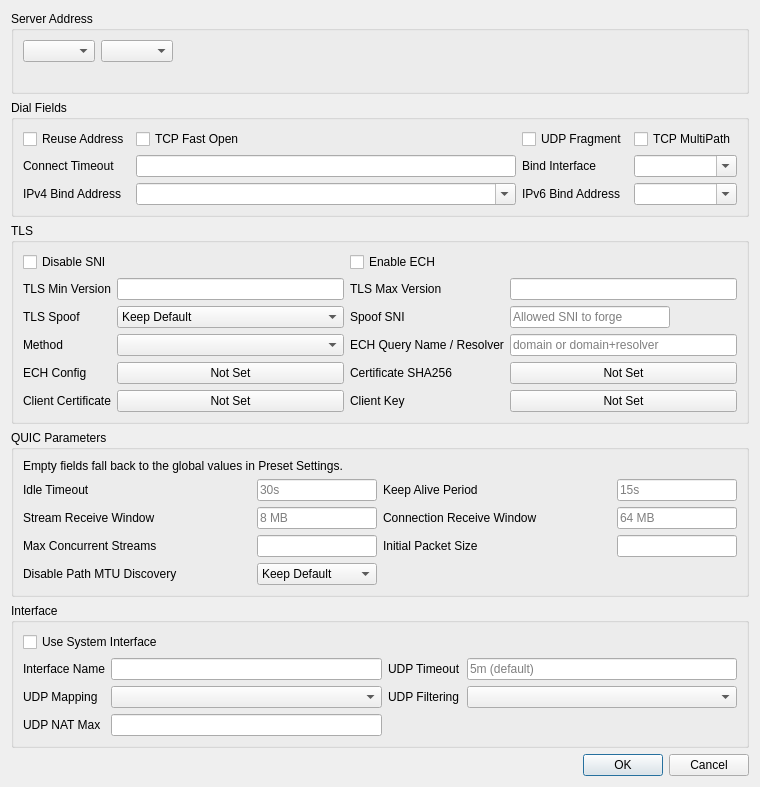
<?xml version="1.0" encoding="UTF-8"?>
<ui version="4.0">
 <class>EditAdvanced</class>
 <widget class="QDialog" name="EditAdvanced">
  <property name="geometry">
   <rect>
    <x>0</x>
    <y>0</y>
    <width>760</width>
    <height>460</height>
   </rect>
  </property>
  <property name="windowTitle">
   <string>Dialog</string>
  </property>
  <layout class="QGridLayout" name="gridLayout">
   <item row="0" column="0">
    <widget class="QGroupBox" name="endpoint_box">
     <property name="title">
      <string>Server Address</string>
     </property>
     <layout class="QVBoxLayout" name="endpoint_layout">
      <item>
       <layout class="QHBoxLayout" name="endpoint_row" stretch="0,0,1">
        <item>
         <widget class="QComboBox" name="endpoint_mode"/>
        </item>
        <item>
         <widget class="QComboBox" name="endpoint_list"/>
        </item>
        <item>
         <spacer name="endpoint_spacer">
          <property name="orientation">
           <enum>Qt::Orientation::Horizontal</enum>
          </property>
          <property name="sizeHint" stdset="0">
           <size>
            <width>0</width>
            <height>0</height>
           </size>
          </property>
         </spacer>
        </item>
       </layout>
      </item>
      <item>
       <widget class="QLabel" name="endpoint_hint">
        <property name="textFormat">
         <enum>Qt::TextFormat::PlainText</enum>
        </property>
        <property name="wordWrap">
         <bool>true</bool>
        </property>
        <property name="colorRole" stdset="0">
         <string notr="true">muted</string>
        </property>
       </widget>
      </item>
     </layout>
    </widget>
   </item>
   <item row="1" column="0">
    <widget class="QGroupBox" name="dial_box">
     <property name="title">
      <string>Dial Fields</string>
     </property>
     <layout class="QGridLayout" name="gridLayout_2">      <item row="0" column="0">
       <widget class="QCheckBox" name="reuse_addr">
        <property name="text">
         <string>Reuse Address</string>
        </property>
       </widget>
      </item>
      <item row="0" column="1">
       <widget class="QCheckBox" name="tcp_fast_open">
        <property name="text">
         <string>TCP Fast Open</string>
        </property>
       </widget>
      </item>
      <item row="0" column="2">
       <widget class="QCheckBox" name="udp_fragment">
        <property name="text">
         <string>UDP Fragment</string>
        </property>
       </widget>
      </item>
      <item row="0" column="3">
       <widget class="QCheckBox" name="tcp_multipath">
        <property name="text">
         <string>TCP MultiPath</string>
        </property>
       </widget>
      </item>
      <item row="1" column="0">
       <widget class="QLabel" name="label">
        <property name="text">
         <string>Connect Timeout</string>
        </property>
        <property name="buddy">
         <cstring>connect_timeout</cstring>
        </property>
       </widget>
      </item>
      <item row="1" column="1">
       <widget class="QLineEdit" name="connect_timeout"/>
      </item>
      <item row="1" column="2">
       <widget class="QLabel" name="label_bind_ifc">
        <property name="text">
         <string>Bind Interface</string>
        </property>
        <property name="buddy">
         <cstring>bind_interface</cstring>
        </property>
       </widget>
      </item>
      <item row="1" column="3">
       <widget class="QComboBox" name="bind_interface">
        <property name="editable">
         <bool>true</bool>
        </property>
       </widget>
      </item>
      <item row="2" column="0">
       <widget class="QLabel" name="label_inet4_bind">
        <property name="text">
         <string>IPv4 Bind Address</string>
        </property>
        <property name="buddy">
         <cstring>inet4_bind_address</cstring>
        </property>
       </widget>
      </item>
      <item row="2" column="1">
       <widget class="QComboBox" name="inet4_bind_address">
        <property name="editable">
         <bool>true</bool>
        </property>
       </widget>
      </item>
      <item row="2" column="2">
       <widget class="QLabel" name="label_inet6_bind">
        <property name="text">
         <string>IPv6 Bind Address</string>
        </property>
        <property name="buddy">
         <cstring>inet6_bind_address</cstring>
        </property>
       </widget>
      </item>
      <item row="2" column="3">
       <widget class="QComboBox" name="inet6_bind_address">
        <property name="editable">
         <bool>true</bool>
        </property>
       </widget>
      </item>
</layout>
    </widget>
   </item>
   <item row="4" column="0">
    <widget class="QGroupBox" name="interface_box">
     <property name="title">
      <string>Interface</string>
     </property>
     <layout class="QGridLayout" name="interface_form">      <item row="0" column="0" colspan="4">
       <widget class="QCheckBox" name="system">
        <property name="toolTip">
         <string>&lt;html&gt;&lt;head/&gt;&lt;body&gt;&lt;p&gt;Requires privilege and cannot conflict with existing system interfaces. The internal network stack is used when disabled.&lt;/p&gt;&lt;/body&gt;&lt;/html&gt;</string>
        </property>
        <property name="text">
         <string>Use System Interface</string>
        </property>
       </widget>
      </item>
      <item row="1" column="0">
       <widget class="QLabel" name="interface_name_l">
        <property name="toolTip">
         <string>&lt;html&gt;&lt;head/&gt;&lt;body&gt;&lt;p&gt;Custom system interface name. A generated name is used by default.&lt;/p&gt;&lt;/body&gt;&lt;/html&gt;</string>
        </property>
        <property name="text">
         <string>Interface Name</string>
        </property>
        <property name="buddy">
         <cstring>interface_name</cstring>
        </property>
       </widget>
      </item>
      <item row="1" column="1">
       <widget class="QLineEdit" name="interface_name"/>
      </item>
      <item row="1" column="2">
       <widget class="QLabel" name="udp_timeout_l">
        <property name="toolTip">
         <string>&lt;html&gt;&lt;head/&gt;&lt;body&gt;&lt;p&gt;UDP NAT expiration time.&lt;/p&gt;&lt;/body&gt;&lt;/html&gt;</string>
        </property>
        <property name="text">
         <string>UDP Timeout</string>
        </property>
        <property name="buddy">
         <cstring>udp_timeout</cstring>
        </property>
       </widget>
      </item>
      <item row="1" column="3">
       <widget class="QLineEdit" name="udp_timeout">
        <property name="placeholderText">
         <string>5m (default)</string>
        </property>
       </widget>
      </item>
      <item row="2" column="0">
       <widget class="QLabel" name="udp_mapping_l">
        <property name="toolTip">
         <string>&lt;html&gt;&lt;head/&gt;&lt;body&gt;&lt;p&gt;UDP NAT mapping behavior. endpoint_independent is used by default.&lt;/p&gt;&lt;/body&gt;&lt;/html&gt;</string>
        </property>
        <property name="text">
         <string>UDP Mapping</string>
        </property>
        <property name="buddy">
         <cstring>udp_mapping</cstring>
        </property>
       </widget>
      </item>
      <item row="2" column="1">
       <widget class="QComboBox" name="udp_mapping"/>
      </item>
      <item row="2" column="2">
       <widget class="QLabel" name="udp_filtering_l">
        <property name="toolTip">
         <string>&lt;html&gt;&lt;head/&gt;&lt;body&gt;&lt;p&gt;UDP NAT filtering behavior. endpoint_independent is used by default.&lt;/p&gt;&lt;/body&gt;&lt;/html&gt;</string>
        </property>
        <property name="text">
         <string>UDP Filtering</string>
        </property>
        <property name="buddy">
         <cstring>udp_filtering</cstring>
        </property>
       </widget>
      </item>
      <item row="2" column="3">
       <widget class="QComboBox" name="udp_filtering"/>
      </item>
      <item row="3" column="0">
       <widget class="QLabel" name="udp_nat_max_l">
        <property name="toolTip">
         <string>&lt;html&gt;&lt;head/&gt;&lt;body&gt;&lt;p&gt;Maximum number of UDP NAT entries.&lt;/p&gt;&lt;/body&gt;&lt;/html&gt;</string>
        </property>
        <property name="text">
         <string>UDP NAT Max</string>
        </property>
        <property name="buddy">
         <cstring>udp_nat_max</cstring>
        </property>
       </widget>
      </item>
      <item row="3" column="1">
       <widget class="QLineEdit" name="udp_nat_max"/>
      </item>
</layout>
    </widget>
   </item>
   <item row="5" column="0">
    <widget class="QDialogButtonBox" name="buttonBox">
     <property name="orientation">
      <enum>Qt::Orientation::Horizontal</enum>
     </property>
     <property name="standardButtons">
      <set>QDialogButtonBox::StandardButton::Cancel|QDialogButtonBox::StandardButton::Ok</set>
     </property>
    </widget>
   </item>
   <item row="2" column="0">
    <widget class="QGroupBox" name="tls_box">
     <property name="title">
      <string>TLS</string>
     </property>
     <layout class="QGridLayout" name="formLayout">      <item row="0" column="0" colspan="2">
       <widget class="QCheckBox" name="disable_sni">
        <property name="text">
         <string>Disable SNI</string>
        </property>
       </widget>
      </item>
      <item row="0" column="2" colspan="2">
       <widget class="QCheckBox" name="enable_ech">
        <property name="text">
         <string>Enable ECH</string>
        </property>
       </widget>
      </item>
      <item row="1" column="0">
       <widget class="QLabel" name="label_6">
        <property name="text">
         <string>TLS Min Version</string>
        </property>
        <property name="buddy">
         <cstring>min_version</cstring>
        </property>
       </widget>
      </item>
      <item row="1" column="1">
       <widget class="QLineEdit" name="min_version"/>
      </item>
      <item row="1" column="2">
       <widget class="QLabel" name="label_7">
        <property name="text">
         <string>TLS Max Version</string>
        </property>
        <property name="buddy">
         <cstring>max_version</cstring>
        </property>
       </widget>
      </item>
      <item row="1" column="3">
       <widget class="QLineEdit" name="max_version"/>
      </item>
      <item row="2" column="0">
       <widget class="QLabel" name="tls_spoof_state_l">
        <property name="toolTip">
         <string>&lt;html&gt;&lt;head/&gt;&lt;body&gt;&lt;p&gt;Whether this profile injects a forged ClientHello. &amp;quot;Keep Default&amp;quot; follows Preset Settings, unless a Spoof SNI is set below.&lt;/p&gt;&lt;/body&gt;&lt;/html&gt;</string>
        </property>
        <property name="text">
         <string>TLS Spoof</string>
        </property>
        <property name="buddy">
         <cstring>tls_spoof_state</cstring>
        </property>
       </widget>
      </item>
      <item row="2" column="1">
       <widget class="QComboBox" name="tls_spoof_state">
        <item>
         <property name="text">
          <string>Keep Default</string>
         </property>
        </item>
        <item>
         <property name="text">
          <string>On</string>
         </property>
        </item>
        <item>
         <property name="text">
          <string>Off</string>
         </property>
        </item>
       </widget>
      </item>
      <item row="2" column="2">
       <widget class="QLabel" name="tls_spoof_l">
        <property name="toolTip">
         <string>&lt;html&gt;&lt;head/&gt;&lt;body&gt;&lt;p&gt;Inject a forged TLS ClientHello carrying this SNI before the real one, to pass SNI filtering that allows specific hostnames.&lt;/p&gt;&lt;p&gt;Client only. Requires elevated privileges (root / Administrator). Not supported on Windows ARM64. &amp;quot;wrong-timestamp&amp;quot; is not supported on macOS.&lt;/p&gt;&lt;p&gt;Leave empty to inherit the global value from Preset Settings.&lt;/p&gt;&lt;/body&gt;&lt;/html&gt;</string>
        </property>
        <property name="text">
         <string>Spoof SNI</string>
        </property>
        <property name="buddy">
         <cstring>tls_spoof</cstring>
        </property>
       </widget>
      </item>
      <item row="2" column="3">
       <widget class="QLineEdit" name="tls_spoof">
        <property name="maximumSize">
         <size>
          <width>160</width>
          <height>16777215</height>
         </size>
        </property>
        <property name="placeholderText">
         <string>Allowed SNI to forge</string>
        </property>
       </widget>
      </item>
      <item row="3" column="0">
       <widget class="QLabel" name="tls_spoof_method_l">
        <property name="text">
         <string>Method</string>
        </property>
        <property name="buddy">
         <cstring>tls_spoof_method</cstring>
        </property>
       </widget>
      </item>
      <item row="3" column="1">
       <widget class="QComboBox" name="tls_spoof_method"/>
      </item>
      <item row="3" column="2">
       <widget class="QLabel" name="label_8">
        <property name="toolTip">
         <string>&lt;html&gt;&lt;head/&gt;&lt;body&gt;&lt;h4 style=&quot; margin-top:12px; margin-bottom:12px; margin-left:0px; margin-right:0px; -qt-block-indent:0; text-indent:0px;&quot;&gt;&lt;a name=&quot;query_server_name&quot;/&gt;&lt;span style=&quot; font-size:medium; font-weight:700;&quot;&gt;q&lt;/span&gt;&lt;span style=&quot; font-size:medium; font-weight:700;&quot;&gt;uery_server_name in sing-box&lt;/span&gt;&lt;/h4&gt;&lt;/body&gt;&lt;/html&gt;</string>
        </property>
        <property name="text">
         <string>ECH Query Name / Resolver</string>
        </property>
        <property name="buddy">
         <cstring>ech_server_name</cstring>
        </property>
       </widget>
      </item>
      <item row="3" column="3">
       <widget class="QLineEdit" name="ech_server_name">
        <property name="placeholderText">
         <string>domain or domain+resolver</string>
        </property>
       </widget>
      </item>
      <item row="4" column="0">
       <widget class="QLabel" name="label_2">
        <property name="text">
         <string>ECH Config</string>
        </property>
        <property name="buddy">
         <cstring>ech_config</cstring>
        </property>
       </widget>
      </item>
      <item row="4" column="1">
       <widget class="QPushButton" name="ech_config">
        <property name="text">
         <string>Not Set</string>
        </property>
       </widget>
      </item>
      <item row="4" column="2">
       <widget class="QLabel" name="label_3">
        <property name="text">
         <string>Certificate SHA256</string>
        </property>
        <property name="buddy">
         <cstring>cert_sha256</cstring>
        </property>
       </widget>
      </item>
      <item row="4" column="3">
       <widget class="QPushButton" name="cert_sha256">
        <property name="text">
         <string>Not Set</string>
        </property>
       </widget>
      </item>
      <item row="5" column="0">
       <widget class="QLabel" name="label_4">
        <property name="text">
         <string>Client Certificate</string>
        </property>
        <property name="buddy">
         <cstring>client_cert</cstring>
        </property>
       </widget>
      </item>
      <item row="5" column="1">
       <widget class="QPushButton" name="client_cert">
        <property name="text">
         <string>Not Set</string>
        </property>
       </widget>
      </item>
      <item row="5" column="2">
       <widget class="QLabel" name="label_5">
        <property name="text">
         <string>Client Key</string>
        </property>
        <property name="buddy">
         <cstring>client_key</cstring>
        </property>
       </widget>
      </item>
      <item row="5" column="3">
       <widget class="QPushButton" name="client_key">
        <property name="text">
         <string>Not Set</string>
        </property>
       </widget>
      </item>
</layout>
    </widget>
   </item>
   <item row="3" column="0">
    <widget class="QGroupBox" name="quic_box">
     <property name="title">
      <string>QUIC Parameters</string>
     </property>
     <layout class="QGridLayout" name="gridLayout_quic">
      <item row="0" column="0" colspan="4">
       <widget class="QLabel" name="quic_note">
        <property name="text">
         <string>Empty fields fall back to the global values in Preset Settings.</string>
        </property>
        <property name="wordWrap">
         <bool>true</bool>
        </property>
       </widget>
      </item>
      <item row="1" column="0">
       <widget class="QLabel" name="quic_idle_timeout_l">
        <property name="text">
         <string>Idle Timeout</string>
        </property>
        <property name="buddy">
         <cstring>quic_idle_timeout</cstring>
        </property>
       </widget>
      </item>
      <item row="1" column="1">
       <widget class="QLineEdit" name="quic_idle_timeout">
        <property name="maximumSize">
         <size>
          <width>120</width>
          <height>16777215</height>
         </size>
        </property>
        <property name="placeholderText">
         <string notr="true">30s</string>
        </property>
       </widget>
      </item>
      <item row="1" column="2">
       <widget class="QLabel" name="quic_keep_alive_period_l">
        <property name="text">
         <string>Keep Alive Period</string>
        </property>
        <property name="buddy">
         <cstring>quic_keep_alive_period</cstring>
        </property>
       </widget>
      </item>
      <item row="1" column="3">
       <widget class="QLineEdit" name="quic_keep_alive_period">
        <property name="maximumSize">
         <size>
          <width>120</width>
          <height>16777215</height>
         </size>
        </property>
        <property name="placeholderText">
         <string notr="true">15s</string>
        </property>
       </widget>
      </item>
      <item row="2" column="0">
       <widget class="QLabel" name="quic_stream_receive_window_l">
        <property name="text">
         <string>Stream Receive Window</string>
        </property>
        <property name="buddy">
         <cstring>quic_stream_receive_window</cstring>
        </property>
       </widget>
      </item>
      <item row="2" column="1">
       <widget class="QLineEdit" name="quic_stream_receive_window">
        <property name="maximumSize">
         <size>
          <width>120</width>
          <height>16777215</height>
         </size>
        </property>
        <property name="placeholderText">
         <string notr="true">8 MB</string>
        </property>
       </widget>
      </item>
      <item row="2" column="2">
       <widget class="QLabel" name="quic_connection_receive_window_l">
        <property name="text">
         <string>Connection Receive Window</string>
        </property>
        <property name="buddy">
         <cstring>quic_connection_receive_window</cstring>
        </property>
       </widget>
      </item>
      <item row="2" column="3">
       <widget class="QLineEdit" name="quic_connection_receive_window">
        <property name="maximumSize">
         <size>
          <width>120</width>
          <height>16777215</height>
         </size>
        </property>
        <property name="placeholderText">
         <string notr="true">64 MB</string>
        </property>
       </widget>
      </item>
      <item row="3" column="0">
       <widget class="QLabel" name="quic_max_concurrent_streams_l">
        <property name="text">
         <string>Max Concurrent Streams</string>
        </property>
        <property name="buddy">
         <cstring>quic_max_concurrent_streams</cstring>
        </property>
       </widget>
      </item>
      <item row="3" column="1">
       <widget class="QLineEdit" name="quic_max_concurrent_streams">
        <property name="maximumSize">
         <size>
          <width>120</width>
          <height>16777215</height>
         </size>
        </property>
       </widget>
      </item>
      <item row="3" column="2">
       <widget class="QLabel" name="quic_initial_packet_size_l">
        <property name="text">
         <string>Initial Packet Size</string>
        </property>
        <property name="buddy">
         <cstring>quic_initial_packet_size</cstring>
        </property>
       </widget>
      </item>
      <item row="3" column="3">
       <widget class="QLineEdit" name="quic_initial_packet_size">
        <property name="maximumSize">
         <size>
          <width>120</width>
          <height>16777215</height>
         </size>
        </property>
       </widget>
      </item>
      <item row="4" column="0">
       <widget class="QLabel" name="quic_disable_path_mtu_discovery_l">
        <property name="text">
         <string>Disable Path MTU Discovery</string>
        </property>
        <property name="buddy">
         <cstring>quic_disable_path_mtu_discovery</cstring>
        </property>
       </widget>
      </item>
      <item row="4" column="1">
       <widget class="QComboBox" name="quic_disable_path_mtu_discovery">
        <item>
         <property name="text">
          <string>Keep Default</string>
         </property>
        </item>
        <item>
         <property name="text">
          <string>On</string>
         </property>
        </item>
        <item>
         <property name="text">
          <string>Off</string>
         </property>
        </item>
       </widget>
      </item>
     </layout>
    </widget>
   </item>
  </layout>
 </widget>
 <tabstops>
  <tabstop>endpoint_mode</tabstop>
  <tabstop>endpoint_list</tabstop>
  <tabstop>reuse_addr</tabstop>
  <tabstop>tcp_fast_open</tabstop>
  <tabstop>udp_fragment</tabstop>
  <tabstop>tcp_multipath</tabstop>
  <tabstop>connect_timeout</tabstop>
  <tabstop>bind_interface</tabstop>
  <tabstop>inet4_bind_address</tabstop>
  <tabstop>inet6_bind_address</tabstop>
  <tabstop>disable_sni</tabstop>
  <tabstop>enable_ech</tabstop>
  <tabstop>min_version</tabstop>
  <tabstop>max_version</tabstop>
  <tabstop>tls_spoof_state</tabstop>
  <tabstop>tls_spoof</tabstop>
  <tabstop>tls_spoof_method</tabstop>
  <tabstop>ech_server_name</tabstop>
  <tabstop>ech_config</tabstop>
  <tabstop>cert_sha256</tabstop>
  <tabstop>client_cert</tabstop>
  <tabstop>client_key</tabstop>
  <tabstop>quic_idle_timeout</tabstop>
  <tabstop>quic_keep_alive_period</tabstop>
  <tabstop>quic_stream_receive_window</tabstop>
  <tabstop>quic_connection_receive_window</tabstop>
  <tabstop>quic_max_concurrent_streams</tabstop>
  <tabstop>quic_initial_packet_size</tabstop>
  <tabstop>quic_disable_path_mtu_discovery</tabstop>
  <tabstop>system</tabstop>
  <tabstop>interface_name</tabstop>
  <tabstop>udp_timeout</tabstop>
  <tabstop>udp_mapping</tabstop>
  <tabstop>udp_filtering</tabstop>
  <tabstop>udp_nat_max</tabstop>
 </tabstops>
 <resources/>
 <connections>
  <connection>
   <sender>buttonBox</sender>
   <signal>accepted()</signal>
   <receiver>EditAdvanced</receiver>
   <slot>accept()</slot>
   <hints>
    <hint type="sourcelabel">
     <x>248</x>
     <y>254</y>
    </hint>
    <hint type="destinationlabel">
     <x>157</x>
     <y>274</y>
    </hint>
   </hints>
  </connection>
  <connection>
   <sender>buttonBox</sender>
   <signal>rejected()</signal>
   <receiver>EditAdvanced</receiver>
   <slot>reject()</slot>
   <hints>
    <hint type="sourcelabel">
     <x>316</x>
     <y>260</y>
    </hint>
    <hint type="destinationlabel">
     <x>286</x>
     <y>274</y>
    </hint>
   </hints>
  </connection>
 </connections>
</ui>
